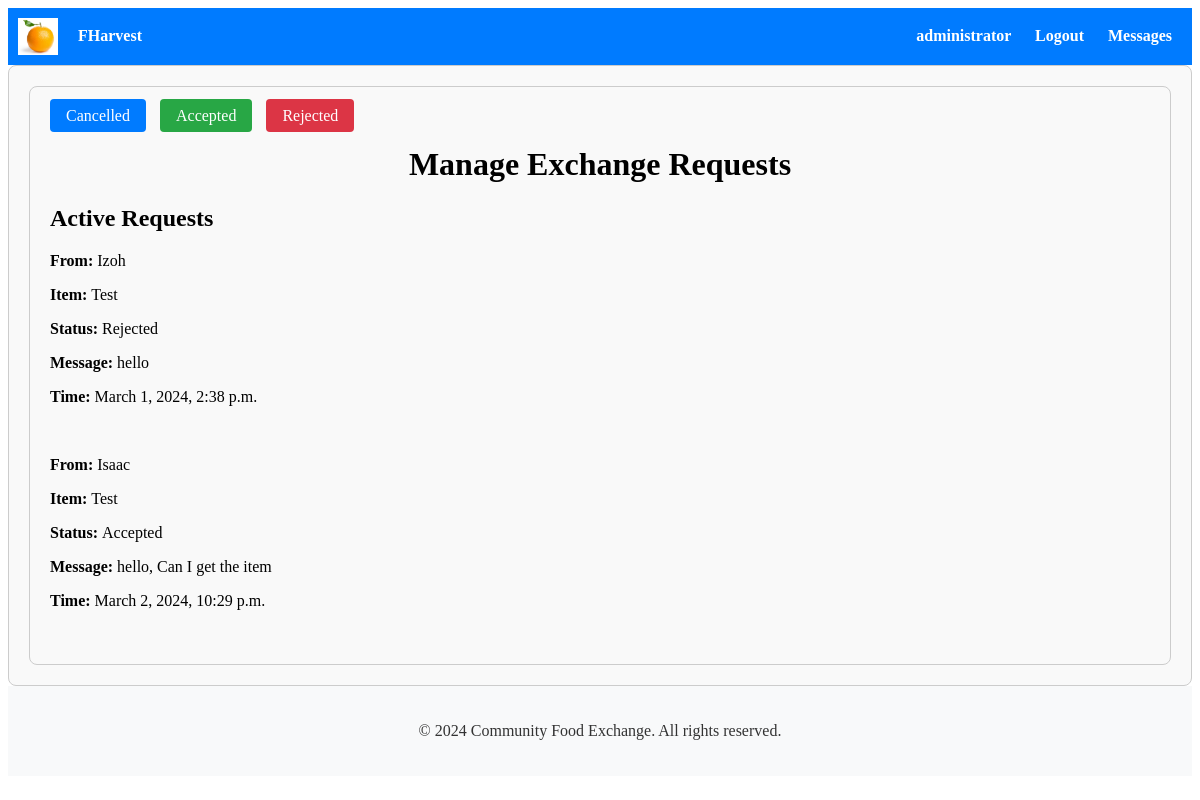
/exchange/11/manage_exchange_requests/ (signed in), run on the app's committed database.
### exchange/models.py (models this page shows, shortened)
class ExchangeRequest(models.Model):
    STATUS_CHOICES = [
        ('pending', 'Pending'),
        ('accepted', 'Accepted'),
        ('rejected', 'Rejected'),
        ('cancelled', 'Cancelled'),
    ]
    sender = models.ForeignKey(User, on_delete=models.CASCADE, related_name='exchange_sent_requests')
    receiver = models.ForeignKey(User, on_delete=models.CASCADE, related_name='exchange_received_requests')
    listing = models.ForeignKey(Listing, on_delete=models.CASCADE)
    message = models.TextField()
    status = models.CharField(max_length=20, choices=STATUS_CHOICES, default='pending')
    reason_for_cancellation = models.TextField(blank=True, null=True)
    created_at = models.DateTimeField(auto_now_add=True)

### listings/models.py (models this page shows, shortened)
class Listing(models.Model):
    user = models.ForeignKey(User, on_delete=models.CASCADE)
    item_name = models.CharField(max_length=100)
    description = models.TextField()
    quantity = models.PositiveIntegerField()
    expiration_date = models.DateField()
    created_at = models.DateTimeField(auto_now_add=True)
    image = CloudinaryField('image')  # Removed upload_to argument

### exchange/views.py (the view)
# urls.py: path('<int:pk>/manage_exchange_requests/', manage_exchange_requests, name='manage_exchange_requests'),
@login_required
def manage_exchange_requests(request, pk):
    try:
        listing = Listing.objects.get(pk=pk)
    except Listing.DoesNotExist:
        return redirect('home')  # Or replace 'home' with the appropriate URL name
    exchange_requests = ExchangeRequest.objects.filter(listing=listing)
    is_owner = listing.user == request.user
    if not is_owner:
        return redirect('home')
    if request.method == 'POST':
        request_id = request.POST.get('request_id')
        action = request.POST.get('action')
        if action == 'accept':
            exchange_request = get_object_or_404(ExchangeRequest, pk=request_id)
            exchange_request.status = 'Accepted'
            exchange_request.save()
            return redirect('listing_detail', pk=pk)
        elif action == 'reject':
            exchange_request = get_object_or_404(ExchangeRequest, pk=request_id)
            exchange_request.status = 'Rejected'
            exchange_request.save()
            return redirect('listing_detail', pk=pk)
        elif action == 'message':
            exchange_request = get_object_or_404(ExchangeRequest, pk=request_id)
            conversation = Conversation.objects.filter(participants__in=[request.user, exchange_request.sender]).first()
            if not conversation:
                conversation = Conversation.objects.create()
                conversation.participants.add(request.user, exchange_request.sender)
            return redirect('conversation_detail', conversation_id=conversation.id)
        elif action == 'cancel':
            exchange_request = get_object_or_404(ExchangeRequest, pk=request_id)
            form = CancelExchangeRequestForm(request.POST, instance=exchange_request)
            if form.is_valid():
                form.save()
                exchange_request.status = 'Cancelled'
                exchange_request.save()
                return redirect('listing_detail', pk=pk)
    else:
        form = CancelExchangeRequestForm()
    return render(request, 'exchange/manage_exchange_requests.html', {'listing': listing, 'exchange_requests': exchange_requests, 'form': form})

### exchange/templates/exchange/manage_exchange_requests.html (shortened to what this page needs)
{% extends 'accounts/base.html' %}
{% block content %}
<div class="container">
  <div class="row mb-3">
    <div class="col-md-12">
      <div class="btn-group" role="group">
        <a href="{% url 'cancelled_requests' %}" class="btn btn-secondary">Cancelled</a>
        <a href="{% url 'accepted_requests' %}" class="btn btn-success">Accepted</a>
        <a href="{% url 'rejected_requests' %}" class="btn btn-danger">Rejected</a>
      </div>
    </div>
  </div>
  <h1>Manage Exchange Requests</h1>
  <div class="row">
    <div class="col-md-12">
      <h2>Active Requests</h2>
      {% if exchange_requests %}
        <div class="exchange-requests">
          {% for request in exchange_requests %}
            {% if request.status != 'Cancelled' %}
              <div class="exchange-request">
                {% if request.sender == request.user %}
                  <p><strong>From: </strong>My Request</p>
                {% else %}
                  <p><strong>From: </strong>{{ request.sender.username }}</p>
                {% endif %}
                <p><strong>Item: </strong>{{ request.listing.item_name }}</p>
                <p><strong>Status: </strong>{{ request.status }}</p>
                <p><strong>Message: </strong>{{ request.message }}</p>
                <p><strong>Time: </strong>{{ request.created_at }}</p>
              </div>
            {% endif %}
          {% endfor %}
        </div>
      {% else %}
        <p>No active exchange requests yet.</p>
      {% endif %}
    </div>
  </div>
</div>
{% endblock %}

### accounts/templates/accounts/base.html (shortened to what this page needs)
{% load static %}
<!DOCTYPE html>
<html lang="en">
<head>
    <link rel="stylesheet" type="text/css" href="{% static 'css/style.css' %}">
    <link href="https://cdn.jsdelivr.net/npm/bootstrap-icons@1.11.3/font/bootstrap-icons.css" rel="stylesheet">
    <link rel="stylesheet" href="{% static 'path/to/compiled/bootstrap-icons.css' %}">
</head>
<body>
    <nav>
        <div class="brand-name">
            <img src="{% static 'logo.png' %}" alt="Logo" class="logo">
            <a href="{% url 'home' %}" style="color: inherit; text-decoration: none;">
                FHarvest
            </a>
        </div>
        <div class="nav-links">
            {% if user.is_authenticated %}
            <a href="{% url 'profile_update' %}">
                <span class="username">{{ user.username }}</span>
            </a>
            <a href="{% url 'logout' %}">Logout</a>
            <a href="{% if latest_conversation_id %}{% url 'conversation_detail' latest_conversation_id %}{% else %}{% url 'conversation_list' %}{% endif %}">
                Messages {% if unread_messages_count %}<span class="badge">{{ unread_messages_count }}</span>{% endif %}
            </a>
            {% else %}
            <a href="{% url 'login' %}">Login</a>
            <a href="{% url 'signup' %}">Signup</a>
            {% endif %}
        </div>
    </nav>
    <div class="container">
        {% block content %}
        {% endblock %}
    </div>
    <footer>
        <p>© 2024 Community Food Exchange. All rights reserved.</p>
    </footer>
</body>
</html>

### accounts/static/css/style.css (style rules this page uses)
.container { max-width: 1200px; margin: 0 auto; padding: 20px; }
.brand-name { display: flex; align-items: center; }
.logo { width: 50px; margin-right: 10px; }
.btn { padding: 8px 16px; background-color: #007bff; color: #fff; border: none; border-radius: 4px; cursor: pointer; text-decoration: none; }
.btn-group { margin-bottom: 20px; text-decoration: none; }
.btn-group .btn { flex: 1; margin-right: 10px; text-decoration: none; }
.btn-group .btn:last-child { margin-right: 0; text-decoration: none; }
.btn-success { background-color: #28a745; text-decoration: none; }
.btn-danger { background-color: #dc3545; text-decoration: none; }
.container { max-width: 800px; margin: 0 auto; }
.container { max-width: 800px; margin: 20px auto; padding: 20px; border: 1px solid #ccc; border-radius: 8px; background-color: #f9f9f9; }
.container h1 { text-align: center; }

### accounts/templates/accounts/base.html (style rules this page uses)
nav { background-color: #007bff; color: #fff; padding: 10px; display: flex; justify-content: space-between; align-items: center; }
nav a { color: #fff; text-decoration: none; margin: 0 10px; font-weight: bold; }
.brand-name { cursor: pointer; display: flex; align-items: center; }
.logo { width: 40px; height: auto; margin-right: 10px; }
footer { background-color: #f8f9fa; color: #333; padding: 20px; text-align: center; }
.container { max-width: 100%; margin: 0 auto; padding: 20px; box-sizing: border-box; }

### data on the page
ExchangeRequest: sender.username "Izoh", listing.item_name "Test", status "Rejected", message "hello", created_at "March 1, 2024, 2:38 p.m."
ExchangeRequest: sender.username "Isaac", listing.item_name "Test", status "Accepted", message "hello, Can I get the item", created_at "March 2, 2024, 10:29 p.m."

### other printed values
{{ user.username }} "administrator"
